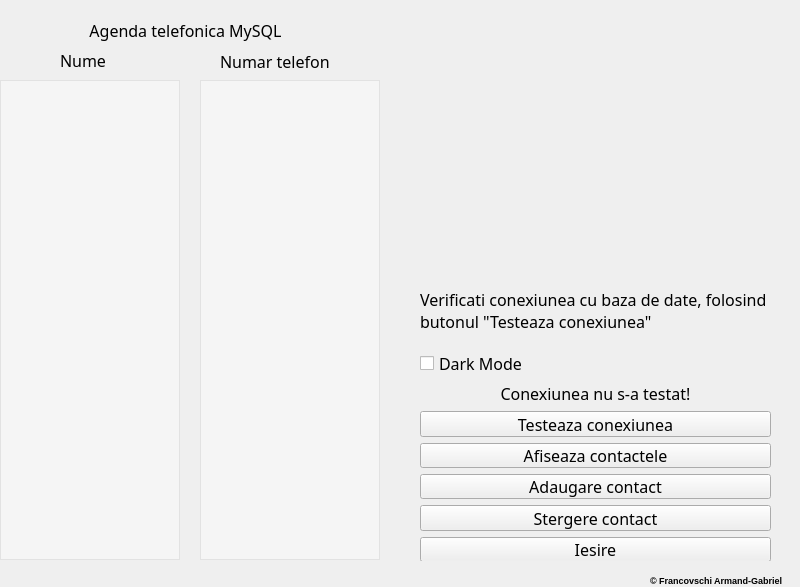
<?xml version="1.0" encoding="UTF-8"?>
<ui version="4.0">
 <class>MainWindow</class>
 <widget class="QMainWindow" name="MainWindow">
  <property name="geometry">
   <rect>
    <x>0</x>
    <y>0</y>
    <width>800</width>
    <height>587</height>
   </rect>
  </property>
  <property name="font">
   <font>
    <family>Comic Sans MS</family>
    <pointsize>12</pointsize>
   </font>
  </property>
  <property name="cursor">
   <cursorShape>ArrowCursor</cursorShape>
  </property>
  <property name="windowTitle">
   <string>Conection</string>
  </property>
  <widget class="QWidget" name="centralwidget">
   <property name="font">
    <font>
     <family>BankGothic Lt BT</family>
     <pointsize>12</pointsize>
    </font>
   </property>
   <widget class="QTextEdit" name="textEdit">
    <property name="geometry">
     <rect>
      <x>0</x>
      <y>80</y>
      <width>180</width>
      <height>480</height>
     </rect>
    </property>
    <property name="font">
     <font>
      <family>BankGothic Md BT</family>
      <pointsize>12</pointsize>
     </font>
    </property>
    <property name="styleSheet">
     <string notr="true">background-color: rgba(255, 255, 255, 100);</string>
    </property>
    <property name="autoFormatting">
     <set>QTextEdit::AutoAll</set>
    </property>
    <property name="readOnly">
     <bool>true</bool>
    </property>
   </widget>
   <widget class="QLabel" name="label">
    <property name="geometry">
     <rect>
      <x>60</x>
      <y>50</y>
      <width>51</width>
      <height>21</height>
     </rect>
    </property>
    <property name="font">
     <font>
      <family>BankGothic Lt BT</family>
      <pointsize>12</pointsize>
     </font>
    </property>
    <property name="text">
     <string>Nume</string>
    </property>
   </widget>
   <widget class="QLabel" name="label_2">
    <property name="geometry">
     <rect>
      <x>220</x>
      <y>50</y>
      <width>141</width>
      <height>23</height>
     </rect>
    </property>
    <property name="font">
     <font>
      <family>BankGothic Lt BT</family>
      <pointsize>12</pointsize>
     </font>
    </property>
    <property name="text">
     <string>Numar telefon</string>
    </property>
   </widget>
   <widget class="QLabel" name="label_3">
    <property name="geometry">
     <rect>
      <x>420</x>
      <y>280</y>
      <width>351</width>
      <height>61</height>
     </rect>
    </property>
    <property name="font">
     <font>
      <family>BankGothic Lt BT</family>
      <pointsize>12</pointsize>
     </font>
    </property>
    <property name="text">
     <string>Verificati conexiunea cu baza de date, folosind butonul &quot;Testeaza conexiunea&quot;</string>
    </property>
    <property name="wordWrap">
     <bool>true</bool>
    </property>
   </widget>
   <widget class="QWidget" name="layoutWidget">
    <property name="geometry">
     <rect>
      <x>420</x>
      <y>350</y>
      <width>351</width>
      <height>211</height>
     </rect>
    </property>
    <layout class="QGridLayout" name="gridLayout">
     <item row="0" column="0">
      <widget class="QCheckBox" name="checkBox">
       <property name="text">
        <string>Dark Mode</string>
       </property>
      </widget>
     </item>
     <item row="3" column="0">
      <widget class="QPushButton" name="pushButton">
       <property name="text">
        <string>Testeaza conexiunea</string>
       </property>
       <property name="checkable">
        <bool>false</bool>
       </property>
      </widget>
     </item>
     <item row="4" column="0">
      <widget class="QPushButton" name="pushButton_2">
       <property name="text">
        <string>Afiseaza contactele</string>
       </property>
      </widget>
     </item>
     <item row="6" column="0">
      <widget class="QPushButton" name="pushButton_5">
       <property name="text">
        <string>Stergere contact</string>
       </property>
       <property name="checkable">
        <bool>false</bool>
       </property>
      </widget>
     </item>
     <item row="8" column="0">
      <widget class="QPushButton" name="pushButton_4">
       <property name="text">
        <string>Iesire</string>
       </property>
      </widget>
     </item>
     <item row="5" column="0">
      <widget class="QPushButton" name="pushButton_3">
       <property name="text">
        <string>Adaugare contact</string>
       </property>
      </widget>
     </item>
     <item row="1" column="0">
      <widget class="QLabel" name="test_con">
       <property name="text">
        <string>Conexiunea nu s-a testat!</string>
       </property>
       <property name="alignment">
        <set>Qt::AlignCenter</set>
       </property>
      </widget>
     </item>
    </layout>
    <zorder>pushButton_2</zorder>
    <zorder>pushButton_3</zorder>
    <zorder>pushButton</zorder>
    <zorder>pushButton_4</zorder>
    <zorder>pushButton_5</zorder>
    <zorder>test_con</zorder>
    <zorder>checkBox</zorder>
   </widget>
   <widget class="QLabel" name="label_4">
    <property name="geometry">
     <rect>
      <x>0</x>
      <y>0</y>
      <width>371</width>
      <height>61</height>
     </rect>
    </property>
    <property name="font">
     <font>
      <family>BankGothic Md BT</family>
      <pointsize>12</pointsize>
     </font>
    </property>
    <property name="layoutDirection">
     <enum>Qt::LeftToRight</enum>
    </property>
    <property name="frameShape">
     <enum>QFrame::NoFrame</enum>
    </property>
    <property name="text">
     <string>Agenda telefonica MySQL</string>
    </property>
    <property name="alignment">
     <set>Qt::AlignCenter</set>
    </property>
   </widget>
   <widget class="QLabel" name="label_pic">
    <property name="geometry">
     <rect>
      <x>430</x>
      <y>10</y>
      <width>350</width>
      <height>250</height>
     </rect>
    </property>
    <property name="text">
     <string/>
    </property>
   </widget>
   <widget class="QLabel" name="label_5">
    <property name="geometry">
     <rect>
      <x>650</x>
      <y>570</y>
      <width>301</width>
      <height>21</height>
     </rect>
    </property>
    <property name="font">
     <font>
      <family>Arial</family>
      <pointsize>7</pointsize>
      <weight>75</weight>
      <bold>true</bold>
     </font>
    </property>
    <property name="text">
     <string>© Francovschi Armand-Gabriel</string>
    </property>
   </widget>
   <widget class="QTextEdit" name="textEdit_2">
    <property name="geometry">
     <rect>
      <x>200</x>
      <y>80</y>
      <width>180</width>
      <height>480</height>
     </rect>
    </property>
    <property name="font">
     <font>
      <family>BankGothic Md BT</family>
      <pointsize>12</pointsize>
     </font>
    </property>
    <property name="styleSheet">
     <string notr="true">background-color: rgba(255, 255, 255, 100);</string>
    </property>
    <property name="autoFormatting">
     <set>QTextEdit::AutoAll</set>
    </property>
    <property name="readOnly">
     <bool>true</bool>
    </property>
    <property name="textInteractionFlags">
     <set>Qt::NoTextInteraction</set>
    </property>
   </widget>
   <widget class="QLabel" name="background">
    <property name="geometry">
     <rect>
      <x>0</x>
      <y>0</y>
      <width>800</width>
      <height>600</height>
     </rect>
    </property>
    <property name="text">
     <string/>
    </property>
   </widget>
   <zorder>background</zorder>
   <zorder>textEdit</zorder>
   <zorder>label_2</zorder>
   <zorder>label</zorder>
   <zorder>label_3</zorder>
   <zorder>layoutWidget</zorder>
   <zorder>label_4</zorder>
   <zorder>label_pic</zorder>
   <zorder>label_5</zorder>
   <zorder>textEdit_2</zorder>
  </widget>
 </widget>
 <resources/>
 <connections/>
</ui>
